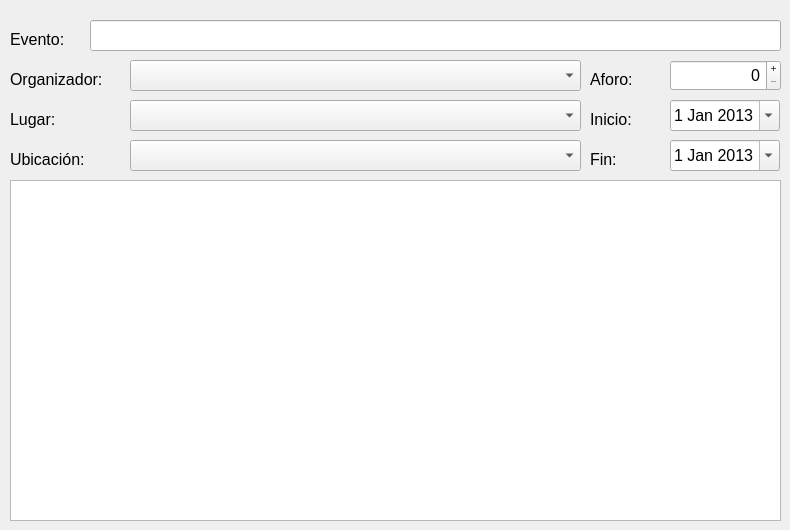
    <widget class="QWidget" name="tabEventos">
     <property name="toolTip">
      <string>&lt;html&gt;&lt;head/&gt;&lt;body&gt;&lt;p&gt;Interfaz para gestionar los eventos en la base de datos&lt;/p&gt;&lt;/body&gt;&lt;/html&gt;</string>
     </property>
     <attribute name="icon">
      <iconset resource=".resources/images.qrc">
       <normaloff>:/icons/view-calendar-list.png</normaloff>:/icons/view-calendar-list.png</iconset>
     </attribute>
     <attribute name="title">
      <string>Eventos</string>
     </attribute>
     <attribute name="toolTip">
      <string>Gestión de Eventos</string>
     </attribute>
     <widget class="QLineEdit" name="txtNombreEvento">
      <property name="geometry">
       <rect>
        <x>90</x>
        <y>20</y>
        <width>691</width>
        <height>31</height>
       </rect>
      </property>
      <property name="font">
       <font>
        <pointsize>12</pointsize>
       </font>
      </property>
      <property name="toolTip">
       <string>&lt;html&gt;&lt;head/&gt;&lt;body&gt;&lt;p&gt;Nombre completo descriptivo del evento&lt;/p&gt;&lt;/body&gt;&lt;/html&gt;</string>
      </property>
      <property name="maxLength">
       <number>100</number>
      </property>
     </widget>
     <widget class="QLabel" name="lblNombreEvento">
      <property name="geometry">
       <rect>
        <x>10</x>
        <y>30</y>
        <width>81</width>
        <height>19</height>
       </rect>
      </property>
      <property name="sizePolicy">
       <sizepolicy hsizetype="Expanding" vsizetype="Expanding">
        <horstretch>0</horstretch>
        <verstretch>0</verstretch>
       </sizepolicy>
      </property>
      <property name="font">
       <font>
        <pointsize>12</pointsize>
       </font>
      </property>
      <property name="text">
       <string>Evento:</string>
      </property>
     </widget>
     <widget class="QComboBox" name="cmbOrganizador">
      <property name="geometry">
       <rect>
        <x>130</x>
        <y>60</y>
        <width>451</width>
        <height>31</height>
       </rect>
      </property>
      <property name="font">
       <font>
        <pointsize>12</pointsize>
       </font>
      </property>
      <property name="toolTip">
       <string>&lt;html&gt;&lt;head/&gt;&lt;body&gt;&lt;p&gt;Lista de organizadores disponibles&lt;/p&gt;&lt;/body&gt;&lt;/html&gt;</string>
      </property>
      <property name="insertPolicy">
       <enum>QComboBox::InsertAlphabetically</enum>
      </property>
      <property name="modelColumn">
       <number>0</number>
      </property>
     </widget>
     <widget class="QLabel" name="lblOrganizador">
      <property name="geometry">
       <rect>
        <x>10</x>
        <y>70</y>
        <width>121</width>
        <height>19</height>
       </rect>
      </property>
      <property name="sizePolicy">
       <sizepolicy hsizetype="Fixed" vsizetype="Preferred">
        <horstretch>0</horstretch>
        <verstretch>0</verstretch>
       </sizepolicy>
      </property>
      <property name="font">
       <font>
        <pointsize>12</pointsize>
       </font>
      </property>
      <property name="text">
       <string>Organizador:</string>
      </property>
      <property name="scaledContents">
       <bool>false</bool>
      </property>
      <property name="wordWrap">
       <bool>false</bool>
      </property>
     </widget>
     <widget class="QLabel" name="lblLugar">
      <property name="geometry">
       <rect>
        <x>10</x>
        <y>110</y>
        <width>71</width>
        <height>19</height>
       </rect>
      </property>
      <property name="font">
       <font>
        <pointsize>12</pointsize>
       </font>
      </property>
      <property name="text">
       <string>Lugar:</string>
      </property>
     </widget>
     <widget class="QComboBox" name="cmbLugar">
      <property name="geometry">
       <rect>
        <x>130</x>
        <y>100</y>
        <width>451</width>
        <height>31</height>
       </rect>
      </property>
      <property name="font">
       <font>
        <pointsize>12</pointsize>
       </font>
      </property>
      <property name="toolTip">
       <string>&lt;html&gt;&lt;head/&gt;&lt;body&gt;&lt;p&gt;Lugares disponibles donde poder celebrar eventos&lt;/p&gt;&lt;/body&gt;&lt;/html&gt;</string>
      </property>
      <property name="insertPolicy">
       <enum>QComboBox::InsertAlphabetically</enum>
      </property>
     </widget>
     <widget class="QTableView" name="tblEventos">
      <property name="geometry">
       <rect>
        <x>10</x>
        <y>180</y>
        <width>771</width>
        <height>341</height>
       </rect>
      </property>
      <property name="sizePolicy">
       <sizepolicy hsizetype="Fixed" vsizetype="Fixed">
        <horstretch>0</horstretch>
        <verstretch>0</verstretch>
       </sizepolicy>
      </property>
      <property name="toolTip">
       <string>&lt;html&gt;&lt;head/&gt;&lt;body&gt;&lt;p&gt;Tabla de eventos registrados en la base de datos&lt;/p&gt;&lt;/body&gt;&lt;/html&gt;</string>
      </property>
      <property name="showDropIndicator" stdset="0">
       <bool>false</bool>
      </property>
      <property name="alternatingRowColors">
       <bool>true</bool>
      </property>
      <property name="selectionMode">
       <enum>QAbstractItemView::SingleSelection</enum>
      </property>
      <property name="selectionBehavior">
       <enum>QAbstractItemView::SelectRows</enum>
      </property>
      <property name="textElideMode">
       <enum>Qt::ElideRight</enum>
      </property>
      <property name="cornerButtonEnabled">
       <bool>false</bool>
      </property>
      <attribute name="horizontalHeaderCascadingSectionResizes">
       <bool>false</bool>
      </attribute>
      <attribute name="horizontalHeaderDefaultSectionSize">
       <number>100</number>
      </attribute>
      <attribute name="horizontalHeaderHighlightSections">
       <bool>false</bool>
      </attribute>
      <attribute name="horizontalHeaderMinimumSectionSize">
       <number>100</number>
      </attribute>
      <attribute name="horizontalHeaderStretchLastSection">
       <bool>false</bool>
      </attribute>
      <attribute name="verticalHeaderVisible">
       <bool>false</bool>
      </attribute>
      <attribute name="verticalHeaderHighlightSections">
       <bool>false</bool>
      </attribute>
     </widget>
     <widget class="QComboBox" name="cmbUbicacion">
      <property name="geometry">
       <rect>
        <x>130</x>
        <y>140</y>
        <width>451</width>
        <height>31</height>
       </rect>
      </property>
      <property name="font">
       <font>
        <pointsize>12</pointsize>
       </font>
      </property>
      <property name="toolTip">
       <string>&lt;html&gt;&lt;head/&gt;&lt;body&gt;&lt;p&gt;Recinto dentro de un lugar seleccionado donde puede celebrarse el evento&lt;/p&gt;&lt;/body&gt;&lt;/html&gt;</string>
      </property>
      <property name="insertPolicy">
       <enum>QComboBox::InsertAlphabetically</enum>
      </property>
     </widget>
     <widget class="QLabel" name="lblUbicacion">
      <property name="geometry">
       <rect>
        <x>10</x>
        <y>150</y>
        <width>91</width>
        <height>19</height>
       </rect>
      </property>
      <property name="font">
       <font>
        <pointsize>12</pointsize>
       </font>
      </property>
      <property name="text">
       <string>Ubicación:</string>
      </property>
     </widget>
     <widget class="QDateEdit" name="datFechaInicio">
      <property name="geometry">
       <rect>
        <x>670</x>
        <y>100</y>
        <width>110</width>
        <height>31</height>
       </rect>
      </property>
      <property name="font">
       <font>
        <pointsize>12</pointsize>
       </font>
      </property>
      <property name="toolTip">
       <string>&lt;html&gt;&lt;head/&gt;&lt;body&gt;&lt;p&gt;Fecha de inicio del evento&lt;/p&gt;&lt;/body&gt;&lt;/html&gt;</string>
      </property>
      <property name="date">
       <date>
        <year>2013</year>
        <month>1</month>
        <day>1</day>
       </date>
      </property>
      <property name="calendarPopup">
       <bool>true</bool>
      </property>
     </widget>
     <widget class="QDateEdit" name="datFechaFin">
      <property name="geometry">
       <rect>
        <x>670</x>
        <y>140</y>
        <width>110</width>
        <height>31</height>
       </rect>
      </property>
      <property name="font">
       <font>
        <pointsize>12</pointsize>
       </font>
      </property>
      <property name="toolTip">
       <string>&lt;html&gt;&lt;head/&gt;&lt;body&gt;&lt;p&gt;Fecha de finalización del evento&lt;/p&gt;&lt;/body&gt;&lt;/html&gt;</string>
      </property>
      <property name="date">
       <date>
        <year>2013</year>
        <month>1</month>
        <day>1</day>
       </date>
      </property>
      <property name="minimumDate">
       <date>
        <year>2013</year>
        <month>1</month>
        <day>1</day>
       </date>
      </property>
      <property name="calendarPopup">
       <bool>true</bool>
      </property>
     </widget>
     <widget class="QLabel" name="lblFechaInicio">
      <property name="geometry">
       <rect>
        <x>590</x>
        <y>110</y>
        <width>71</width>
        <height>19</height>
       </rect>
      </property>
      <property name="sizePolicy">
       <sizepolicy hsizetype="Fixed" vsizetype="Preferred">
        <horstretch>0</horstretch>
        <verstretch>0</verstretch>
       </sizepolicy>
      </property>
      <property name="font">
       <font>
        <pointsize>12</pointsize>
       </font>
      </property>
      <property name="text">
       <string>Inicio:</string>
      </property>
      <property name="scaledContents">
       <bool>false</bool>
      </property>
      <property name="wordWrap">
       <bool>false</bool>
      </property>
     </widget>
     <widget class="QLabel" name="lblFechaFin">
      <property name="geometry">
       <rect>
        <x>590</x>
        <y>150</y>
        <width>71</width>
        <height>19</height>
       </rect>
      </property>
      <property name="font">
       <font>
        <pointsize>12</pointsize>
       </font>
      </property>
      <property name="text">
       <string>Fin:</string>
      </property>
     </widget>
     <widget class="QLabel" name="lblAforo">
      <property name="geometry">
       <rect>
        <x>590</x>
        <y>70</y>
        <width>81</width>
        <height>19</height>
       </rect>
      </property>
      <property name="sizePolicy">
       <sizepolicy hsizetype="Expanding" vsizetype="Expanding">
        <horstretch>0</horstretch>
        <verstretch>0</verstretch>
       </sizepolicy>
      </property>
      <property name="font">
       <font>
        <pointsize>12</pointsize>
       </font>
      </property>
      <property name="text">
       <string>Aforo:</string>
      </property>
     </widget>
     <widget class="QSpinBox" name="txtAforo">
      <property name="geometry">
       <rect>
        <x>670</x>
        <y>60</y>
        <width>111</width>
        <height>31</height>
       </rect>
      </property>
      <property name="font">
       <font>
        <pointsize>12</pointsize>
       </font>
      </property>
      <property name="toolTip">
       <string>&lt;html&gt;&lt;head/&gt;&lt;body&gt;&lt;p&gt;Capacidad de la ubicación seleccionada donde se realizará el evento (cada ubicación tiene un aforo máximo)&lt;/p&gt;&lt;/body&gt;&lt;/html&gt;</string>
      </property>
      <property name="wrapping">
       <bool>false</bool>
      </property>
      <property name="alignment">
       <set>Qt::AlignRight|Qt::AlignTrailing|Qt::AlignVCenter</set>
      </property>
      <property name="buttonSymbols">
       <enum>QAbstractSpinBox::PlusMinus</enum>
      </property>
     </widget>
    </widget>
